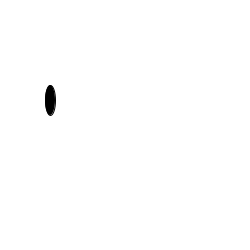
Frame 1 (no input)
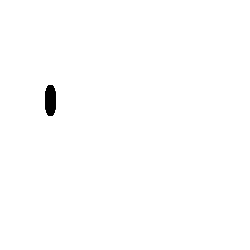
Frame 60 (the mouse pressed at the canvas centre just before this capture)
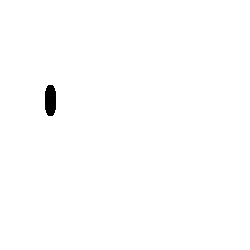
Frame 120 (the mouse held since frame 60 and released just before this capture)

The Processing sketch that drew these frames (run headless with seeded random() and noise(); from frame 60 on, the mouse is pressed at the canvas centre):

// Processing sketch: processing_85430
// ── processing_85430.pde

void setup(){
size (250,250);
background(255);
}

void draw(){
fill(0);
ellipse(50,100,10,30);
}
